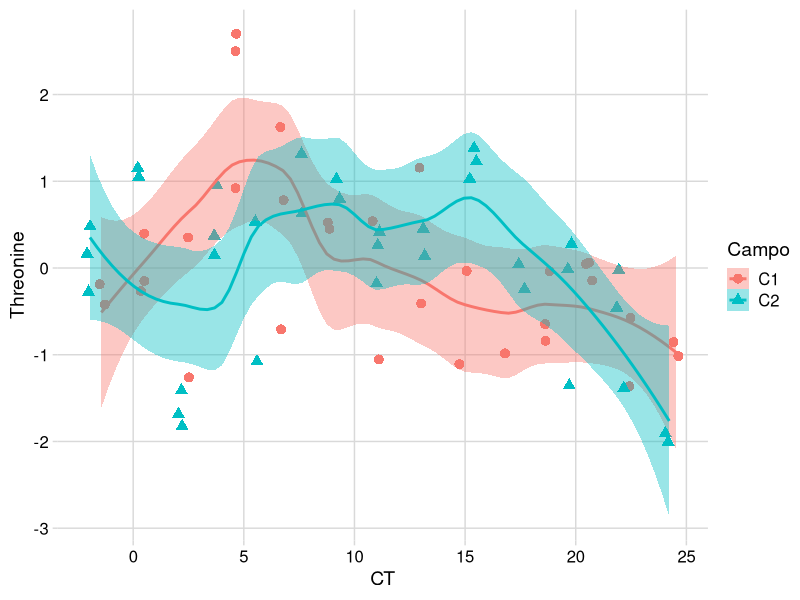
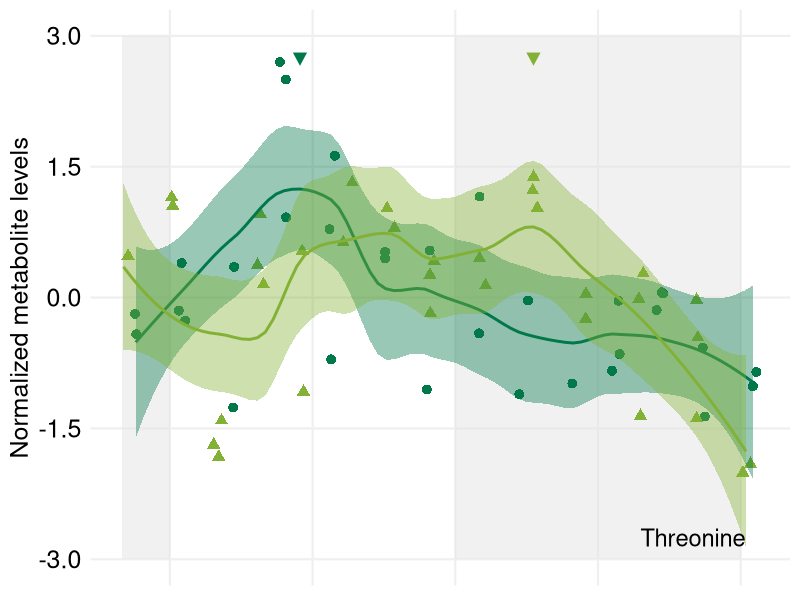
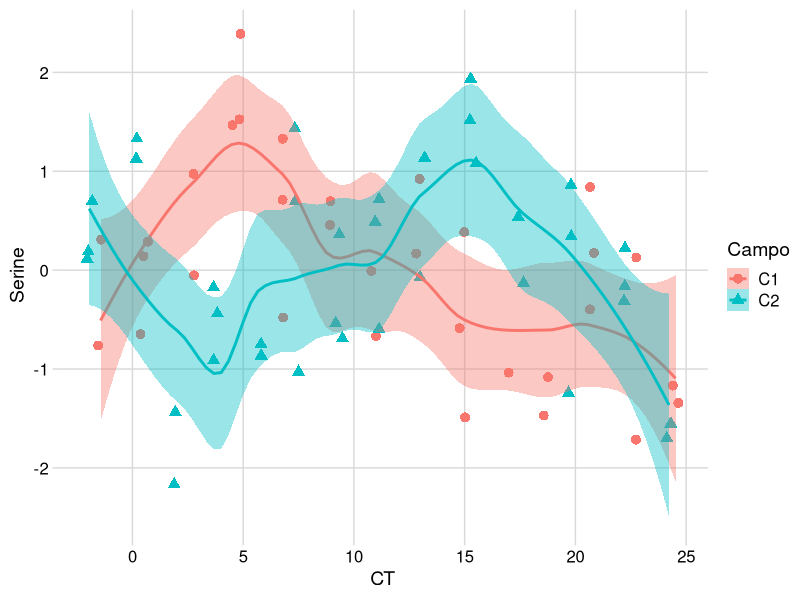
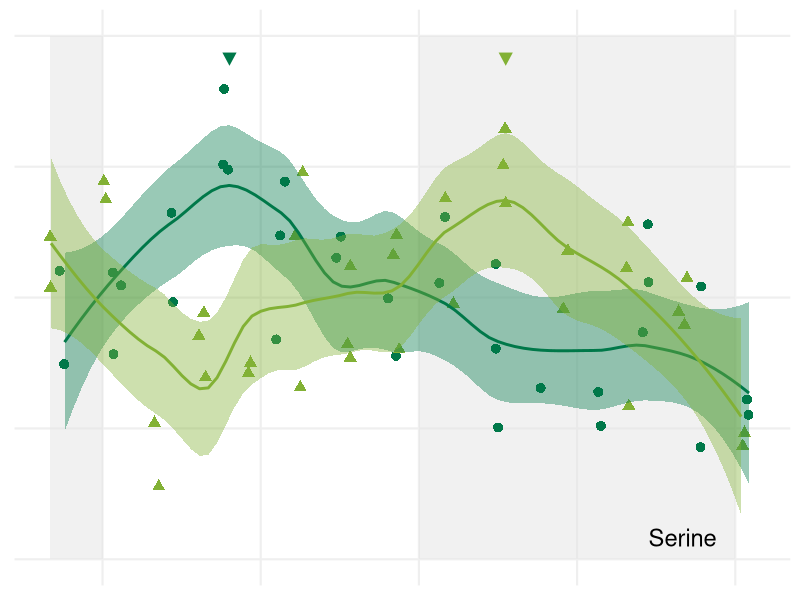
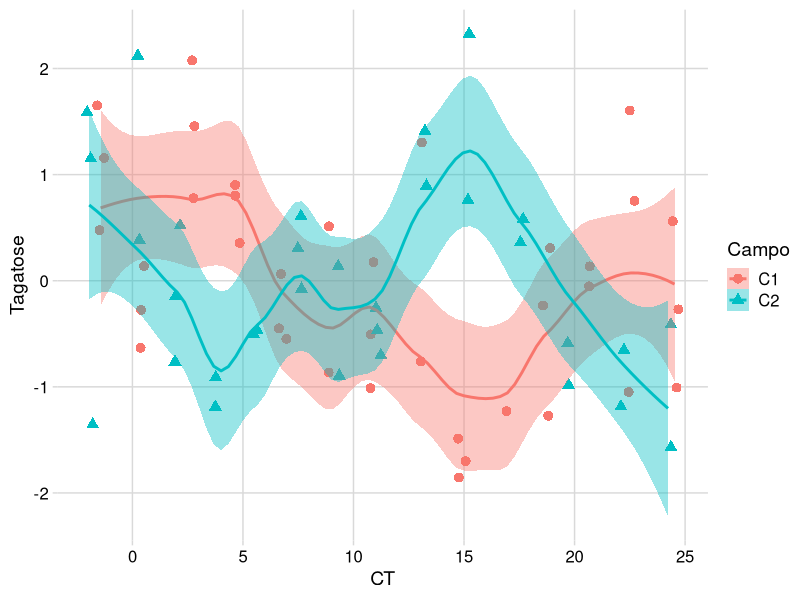
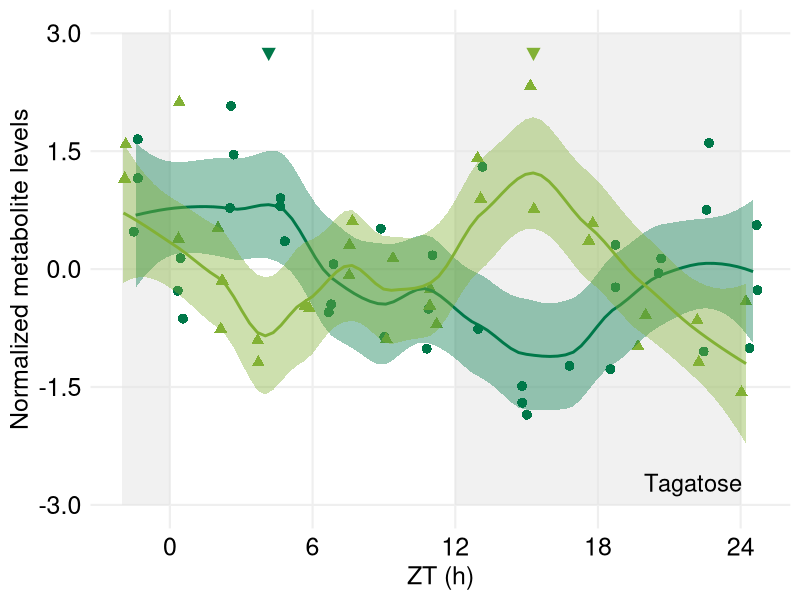
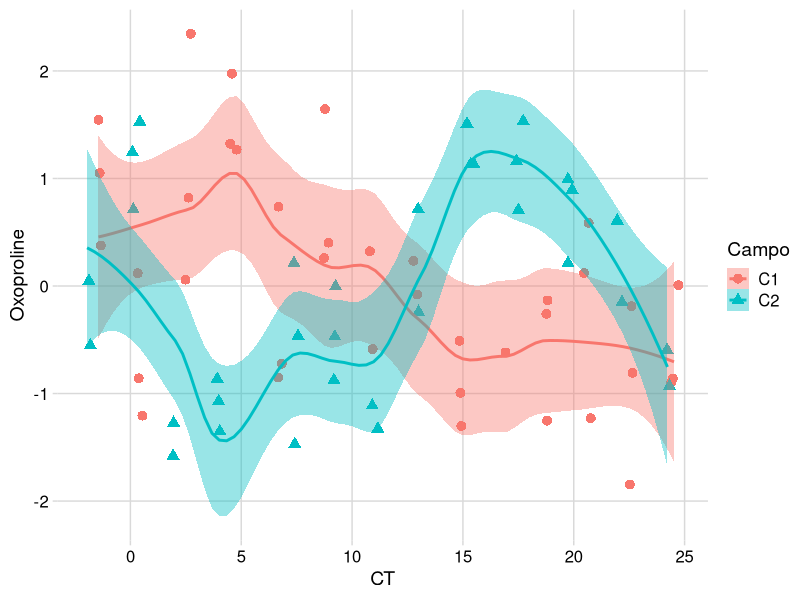
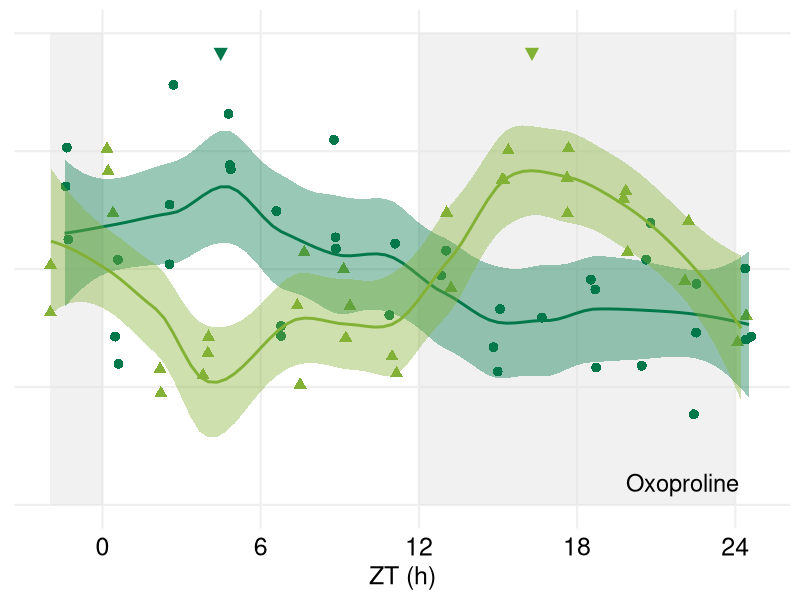

Here is the R script that generated these plots, in order:
library(ggplot2)
library(scales)
library(reshape2)
library(cowplot)
theme_set(theme_minimal_grid())
library(png)
library(grid)
library(RColorBrewer)

#exportar 940x940

C1_line = "solid"
C2_line = "solid"

C1 <- "#007849"
C2 <- "#82b135"

campos_Threonine_timecourses <- read.csv("campos_Threonine.txt", sep="\t")
ggplot(data=campos_Threonine_timecourses, aes(x=CT, y=Threonine, group=Campo)) +
  geom_jitter(aes(col=Campo, shape = Campo),position=position_jitter(0.2), size = 3) +
  stat_smooth(aes(group = Campo, colour = Campo, fill=Campo, outfit=fit2<<-..y..),method="loess",  span = 0.5)
fit2 <- data.frame(fit2)
fit3 <- fit2[1:80, ]
fit4 <- fit2[81:160, ]
fit5 <- cbind(fit3, fit4)
fit5 <- data.frame(fit5)
maxC10 <- data.frame(which(fit5 == max(fit5$fit3), arr.ind=TRUE))
maxC1 <- ((maxC10$row-1)*25.96/79)-1.44
maxC20 <- data.frame(which(fit5 == max(fit5$fit4), arr.ind=TRUE))
maxC2 <- ((maxC20$row-1)*26.18/79)-1.95
minC10 <- data.frame(which(fit5 == min(fit5$fit3), arr.ind=TRUE))
minC1 <- ((minC10$row-1)*25.96/79)-1.44
minC20 <- data.frame(which(fit5 == min(fit5$fit4), arr.ind=TRUE))
minC2 <- ((minC20$row-1)*26.18/79)-1.95
FinalMaxMin <- cbind(maxC1, minC1, maxC2, minC2)

campos_Threonine <- ggplot(data=campos_Threonine_timecourses, aes(x=CT, y=Threonine, group=Campo)) +
  annotate("rect", xmin = -2, xmax = 0, ymin = -3, ymax = 3, alpha = .5, fill = "#e3e3e3")+
  annotate("rect", xmin = 12, xmax = 24, ymin = -3, ymax = 3, alpha = .5, fill = "#e3e3e3")+
  geom_jitter(aes(col=Campo, shape = Campo),position=position_jitter(0.2), size = 3) +
  stat_smooth(aes(group = Campo, colour = Campo, fill=Campo, outfit=fit2<<-..y..),method="loess",  span = 0.5)+
  scale_colour_manual(values=c(C1, C2))+
  scale_fill_manual(values=c(C1, C2))+
  scale_linetype_manual(values=c(C1_line, C2_line)) +
  annotate("text", x = maxC1, y = 2.75, label = "\u25bc", size = 6, colour=C1)+
  annotate("text", x = maxC2, y = 2.75, label = "\u25bc", size = 6, colour=C2)+
  annotate("text", x = 22, y = -2.75, label = "Threonine", size = 6, parse=TRUE)+
  scale_x_continuous(breaks=seq(0,24,6), name="ZT (h)", limits=c(-2, 24.75))+
  scale_y_continuous(breaks=seq(-3,3,1.5), name="Normalized metabolite levels", limits=c(-3,3), labels = scales::number_format(accuracy = 0.1))+
  theme(panel.grid.major = element_line(colour = "#efefef", size = 0.75), 
        text = element_text(size=18), 
        axis.ticks = element_blank(),
        axis.line = element_blank(),
        #axis.text.x = element_text(size=18),
        axis.text.x = element_blank(),
        axis.title.x = element_blank(),
        axis.text.y = element_text(size=18),
        #axis.text.y = element_blank(),
        #axis.title.y = element_blank(),
        legend.position = "none"
  )
campos_Threonine
FinalMaxMin

campos_Serine_timecourses <- read.csv("campos_Serine.txt", sep="\t")
ggplot(data=campos_Serine_timecourses, aes(x=CT, y=Serine, group=Campo)) +
  geom_jitter(aes(col=Campo, shape = Campo),position=position_jitter(0.2), size = 3) +
  stat_smooth(aes(group = Campo, colour = Campo, fill=Campo, outfit=fit2<<-..y..),method="loess",  span = 0.5)
fit2 <- data.frame(fit2)
fit3 <- fit2[1:80, ]
fit4 <- fit2[81:160, ]
fit5 <- cbind(fit3, fit4)
fit5 <- data.frame(fit5)
maxC10 <- data.frame(which(fit5 == max(fit5$fit3), arr.ind=TRUE))
maxC1 <- ((maxC10$row-1)*25.96/79)-1.44
maxC20 <- data.frame(which(fit5 == max(fit5$fit4), arr.ind=TRUE))
maxC2 <- ((maxC20$row-1)*26.18/79)-1.95
minC10 <- data.frame(which(fit5 == min(fit5$fit3), arr.ind=TRUE))
minC1 <- ((minC10$row-1)*25.96/79)-1.44
minC20 <- data.frame(which(fit5 == min(fit5$fit4), arr.ind=TRUE))
minC2 <- ((minC20$row-1)*26.18/79)-1.95
FinalMaxMin <- cbind(maxC1, minC1, maxC2, minC2)

campos_Serine <- ggplot(data=campos_Serine_timecourses, aes(x=CT, y=Serine, group=Campo)) +
  annotate("rect", xmin = -2, xmax = 0, ymin = -3, ymax = 3, alpha = .5, fill = "#e3e3e3")+
  annotate("rect", xmin = 12, xmax = 24, ymin = -3, ymax = 3, alpha = .5, fill = "#e3e3e3")+
  geom_jitter(aes(col=Campo, shape = Campo),position=position_jitter(0.2), size = 3) +
  stat_smooth(aes(group = Campo, colour = Campo, fill=Campo, outfit=fit2<<-..y..),method="loess",  span = 0.5)+
  scale_colour_manual(values=c(C1, C2))+
  scale_fill_manual(values=c(C1, C2))+
  scale_linetype_manual(values=c(C1_line, C2_line)) +
  annotate("text", x = maxC1, y = 2.75, label = "\u25bc", size = 6, colour=C1)+
  annotate("text", x = maxC2, y = 2.75, label = "\u25bc", size = 6, colour=C2)+
  annotate("text", x = 22, y = -2.75, label = "Serine", size = 6, parse=TRUE)+
  scale_x_continuous(breaks=seq(0,24,6), name="ZT (h)", limits=c(-2, 24.75))+
  scale_y_continuous(breaks=seq(-3,3,1.5), name="Normalized metabolite levels", limits=c(-3,3), labels = scales::number_format(accuracy = 0.1))+
  theme(panel.grid.major = element_line(colour = "#efefef", size = 0.75), 
        text = element_text(size=18), 
        axis.ticks = element_blank(),
        axis.line = element_blank(),
        #axis.text.x = element_text(size=18),
        axis.text.x = element_blank(),
        axis.title.x = element_blank(),
        #axis.text.y = element_text(size=18),
        axis.text.y = element_blank(),
        axis.title.y = element_blank(),
        legend.position = "none"
  )
campos_Serine
FinalMaxMin

campos_Tagatose_timecourses <- read.csv("campos_Tagatose.txt", sep="\t")
ggplot(data=campos_Tagatose_timecourses, aes(x=CT, y=Tagatose, group=Campo)) +
  geom_jitter(aes(col=Campo, shape = Campo),position=position_jitter(0.2), size = 3) +
  stat_smooth(aes(group = Campo, colour = Campo, fill=Campo, outfit=fit2<<-..y..),method="loess",  span = 0.5)
fit2 <- data.frame(fit2)
fit3 <- fit2[1:80, ]
fit4 <- fit2[81:160, ]
fit5 <- cbind(fit3, fit4)
fit5 <- data.frame(fit5)
maxC10 <- data.frame(which(fit5 == max(fit5$fit3), arr.ind=TRUE))
maxC1 <- ((maxC10$row-1)*25.96/79)-1.44
maxC20 <- data.frame(which(fit5 == max(fit5$fit4), arr.ind=TRUE))
maxC2 <- ((maxC20$row-1)*26.18/79)-1.95
minC10 <- data.frame(which(fit5 == min(fit5$fit3), arr.ind=TRUE))
minC1 <- ((minC10$row-1)*25.96/79)-1.44
minC20 <- data.frame(which(fit5 == min(fit5$fit4), arr.ind=TRUE))
minC2 <- ((minC20$row-1)*26.18/79)-1.95
FinalMaxMin <- cbind(maxC1, minC1, maxC2, minC2)

campos_Tagatose <- ggplot(data=campos_Tagatose_timecourses, aes(x=CT, y=Tagatose, group=Campo)) +
  annotate("rect", xmin = -2, xmax = 0, ymin = -3, ymax = 3, alpha = .5, fill = "#e3e3e3")+
  annotate("rect", xmin = 12, xmax = 24, ymin = -3, ymax = 3, alpha = .5, fill = "#e3e3e3")+
  geom_jitter(aes(col=Campo, shape = Campo),position=position_jitter(0.2), size = 3) +
  stat_smooth(aes(group = Campo, colour = Campo, fill=Campo, outfit=fit2<<-..y..),method="loess",  span = 0.5)+
  scale_colour_manual(values=c(C1, C2))+
  scale_fill_manual(values=c(C1, C2))+
  scale_linetype_manual(values=c(C1_line, C2_line)) +
  annotate("text", x = maxC1, y = 2.75, label = "\u25bc", size = 6, colour=C1)+
  annotate("text", x = maxC2, y = 2.75, label = "\u25bc", size = 6, colour=C2)+
  annotate("text", x = 22, y = -2.75, label = "Tagatose", size = 6, parse=TRUE)+
  scale_x_continuous(breaks=seq(0,24,6), name="ZT (h)", limits=c(-2, 24.75))+
  scale_y_continuous(breaks=seq(-3,3,1.5), name="Normalized metabolite levels", limits=c(-3,3), labels = scales::number_format(accuracy = 0.1))+
  theme(panel.grid.major = element_line(colour = "#efefef", size = 0.75), 
        text = element_text(size=18), 
        axis.ticks = element_blank(),
        axis.line = element_blank(),
        axis.text.x = element_text(size=18),
        #axis.text.x = element_blank(),
        #axis.title.x = element_blank(),
        axis.text.y = element_text(size=18),
        #axis.text.y = element_blank(),
        #axis.title.y = element_blank(),
        legend.position = "none"
  )
campos_Tagatose
FinalMaxMin

campos_Oxoproline_timecourses <- read.csv("campos_Oxoproline.txt", sep="\t")
ggplot(data=campos_Oxoproline_timecourses, aes(x=CT, y=Oxoproline, group=Campo)) +
  geom_jitter(aes(col=Campo, shape = Campo),position=position_jitter(0.2), size = 3) +
  stat_smooth(aes(group = Campo, colour = Campo, fill=Campo, outfit=fit2<<-..y..),method="loess",  span = 0.5)
fit2 <- data.frame(fit2)
fit3 <- fit2[1:80, ]
fit4 <- fit2[81:160, ]
fit5 <- cbind(fit3, fit4)
fit5 <- data.frame(fit5)
maxC10 <- data.frame(which(fit5 == max(fit5$fit3), arr.ind=TRUE))
maxC1 <- ((maxC10$row-1)*25.96/79)-1.44
maxC20 <- data.frame(which(fit5 == max(fit5$fit4), arr.ind=TRUE))
maxC2 <- ((maxC20$row-1)*26.18/79)-1.95
minC10 <- data.frame(which(fit5 == min(fit5$fit3), arr.ind=TRUE))
minC1 <- ((minC10$row-1)*25.96/79)-1.44
minC20 <- data.frame(which(fit5 == min(fit5$fit4), arr.ind=TRUE))
minC2 <- ((minC20$row-1)*26.18/79)-1.95
FinalMaxMin <- cbind(maxC1, minC1, maxC2, minC2)

campos_Oxoproline <- ggplot(data=campos_Oxoproline_timecourses, aes(x=CT, y=Oxoproline, group=Campo)) +
  annotate("rect", xmin = -2, xmax = 0, ymin = -3, ymax = 3, alpha = .5, fill = "#e3e3e3")+
  annotate("rect", xmin = 12, xmax = 24, ymin = -3, ymax = 3, alpha = .5, fill = "#e3e3e3")+
  geom_jitter(aes(col=Campo, shape = Campo),position=position_jitter(0.2), size = 3) +
  stat_smooth(aes(group = Campo, colour = Campo, fill=Campo, outfit=fit2<<-..y..),method="loess",  span = 0.5)+
  scale_colour_manual(values=c(C1, C2))+
  scale_fill_manual(values=c(C1, C2))+
  scale_linetype_manual(values=c(C1_line, C2_line)) +
  annotate("text", x = maxC1, y = 2.75, label = "\u25bc", size = 6, colour=C1)+
  annotate("text", x = maxC2, y = 2.75, label = "\u25bc", size = 6, colour=C2)+
  annotate("text", x = 22, y = -2.75, label = "Oxoproline", size = 6, parse=TRUE)+
  scale_x_continuous(breaks=seq(0,24,6), name="ZT (h)", limits=c(-2, 24.75))+
  scale_y_continuous(breaks=seq(-3,3,1.5), name="Normalized metabolite levels", limits=c(-3,3), labels = scales::number_format(accuracy = 0.1))+
  theme(panel.grid.major = element_line(colour = "#efefef", size = 0.75), 
        text = element_text(size=18), 
        axis.ticks = element_blank(),
        axis.line = element_blank(),
        axis.text.x = element_text(size=18),
        #axis.text.x = element_blank(),
        #axis.title.x = element_blank(),
        #axis.text.y = element_text(size=18),
        axis.text.y = element_blank(),
        axis.title.y = element_blank(),
        legend.position = "none"
  )
campos_Oxoproline
FinalMaxMin




plot_grid(campos_Threonine, campos_Serine, campos_Tagatose, campos_Oxoproline,  labels = c("A","B","C","D"), ncol = 2, align = "none", rel_widths = c(1.2, 1),rel_heights = c(1,1.1),label_size = 20)

